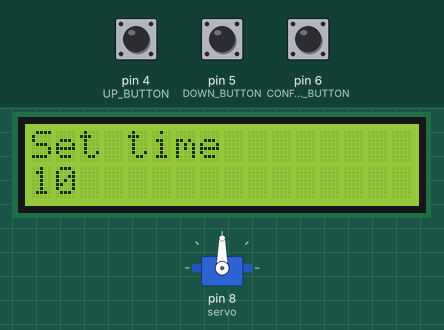
Bench run of a program on a simulated Arduino Uno, built with avr-gcc and run on an emulated ATmega328P. Shown: 16×2 character LCD, servo. The test bench sets the inputs (shaded band); at power-on: pin 4 (UP_BUTTON) HIGH, pin 6 (CONFIRM_BUTTON) HIGH, pin 5 (DOWN_BUTTON) HIGH. What the program prints to the serial monitor is not drawn.

Above: at 2.0 s.
2.1 s: pin 4 (UP_BUTTON) pulled LOW for 3.2 s
At 2.37 s:
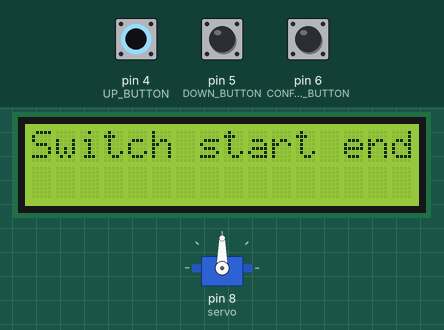
6.8 s: pin 6 (CONFIRM_BUTTON) pulled LOW for 0.15 s
At 7.9 s:
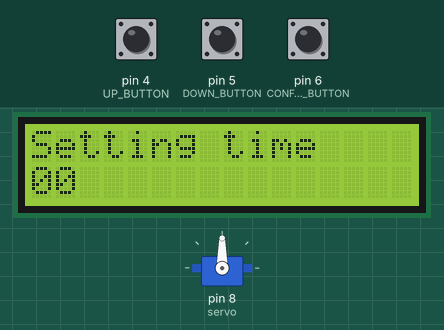
8.4 s: pin 5 (DOWN_BUTTON) pulled LOW for 1 s
At 8.66 s:
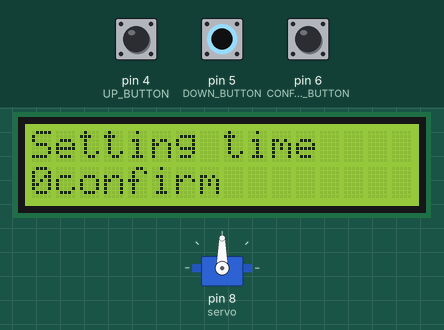
10.9 s: pin 4 (UP_BUTTON) pulled LOW for 1 s
At 11.37 s:
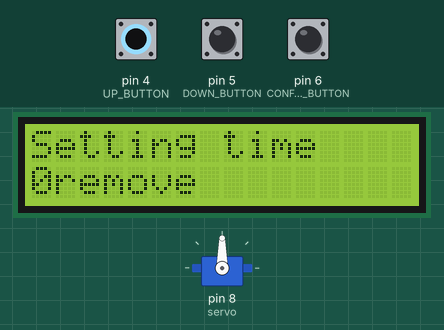
13.4 s: pin 5 (DOWN_BUTTON) pulled LOW for 1 s
At 15.6 s:
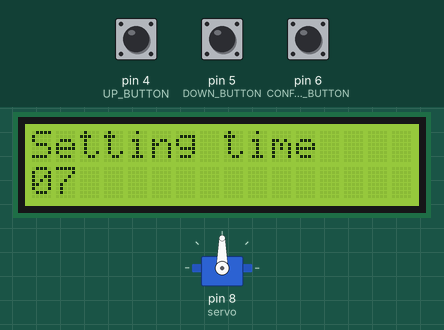
15.9 s: pin 6 (CONFIRM_BUTTON) pulled LOW for 1 s
At 32.9 s:
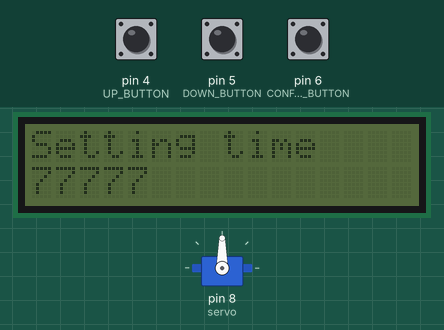
Timing chart, 0 to 33.2 s (numbered marks = the images above; inputs shaded):
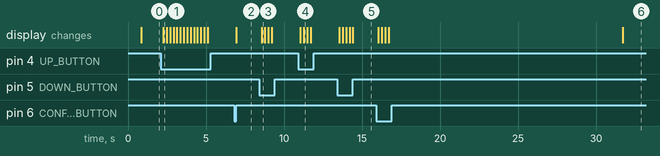

The program:

main.cpp
```cpp
#include <Arduino.h>
#include <Hyperlapser.h>
#include "Display.h"
#include "Servo.h"


const int BAUD_RATE = 9600;
const int UP_BUTTON = 4;
const int DOWN_BUTTON = 5;
const int CONFIRM_BUTTON = 6;
const int BUTTON_ARRAY[] = {UP_BUTTON, DOWN_BUTTON, CONFIRM_BUTTON};
Servo servo;

void (Hyperlapser::*functions[])() ={&Hyperlapser::upButton, &Hyperlapser::downButton, &Hyperlapser::confirmButton};

unsigned long lastButtonClick = 0;
unsigned long lastServoMove = 0;
unsigned long backlightTimeout = 0;
Hyperlapser hyperlapser;
Display display(0x27, 16, 2, &hyperlapser);

void setup() {
    Serial.begin(BAUD_RATE);
    pinMode(UP_BUTTON, INPUT_PULLUP);
    pinMode(DOWN_BUTTON, INPUT_PULLUP);
    pinMode(CONFIRM_BUTTON, INPUT_PULLUP);
    display.initClass();
    hyperlapser.registerObserver(&display);
    servo.attach(8, 500, 2500);
    hyperlapser.setServo(&servo);
}

// the loop function runs over and over again forever
void loop() {
    if (millis() - lastButtonClick > 200) { // Debounce
        for (int i = 0; i < 3; i++) {
            if (!digitalRead(BUTTON_ARRAY[i])) {
                (hyperlapser.*functions[i])();
                backlightTimeout = millis();
            }
        }
        lastButtonClick = millis();
    } else if (millis() - lastServoMove >= hyperlapser.getInterval() * 1000 && hyperlapser.isRunning()) {
        lastServoMove = millis();
        hyperlapser.moveServo();
    } else if (millis() - backlightTimeout > 15000) {
        display.noBacklight();
        backlightTimeout = millis();
    }
}
```

Measured:
- after the input at 2.1 s, the display: changes after 0.17 s (image 1)
- after the input at 6.8 s, the display: changes after 0.13 s (image 2)
- after the input at 8.4 s, the display: changes after 0.16 s (image 3)
- after the input at 10.9 s, the display: first changes after 0.14 s (image 4 shows a later state)
- after the input at 13.4 s, the display: first changes after 0.14 s (image 5 shows a later state)
- after the input at 15.9 s, the display: first changes after 0.14 s (image 6 shows a later state)
